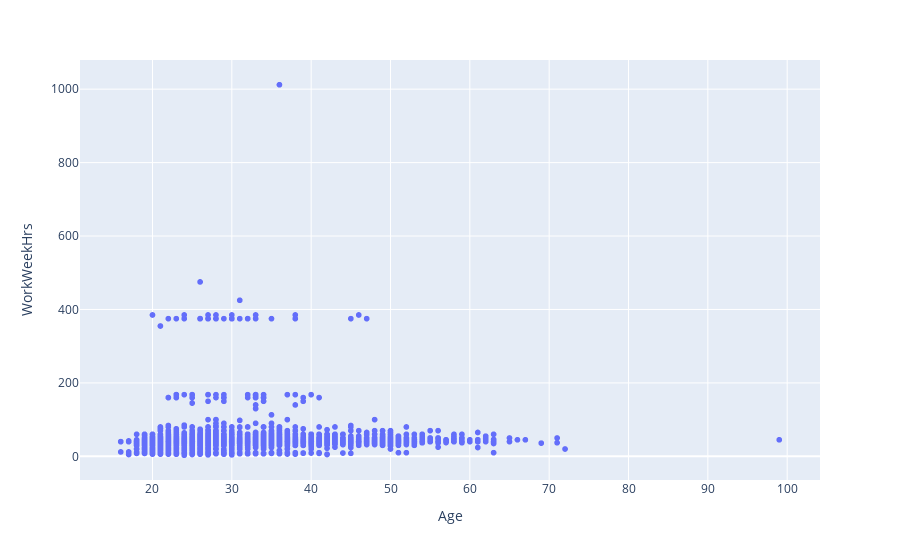

Notebook code cell kept with this figure:
### Markdown cell above
Create a scatter plot of `Age` and `WorkWeekHrs.`

### Code cell
# your code goes here
sns.scatterplot(x='Age', y='WorkWeekHrs', data = df)
#Alternatively
scatter = px.scatter(df, x='Age', y='WorkWeekHrs')
scatter.show()

### Figure 1 — Plotly figure (JSON) as saved in the notebook; plotly's stock layout.template omitted (floating-point values rounded to 4 significant figures; data arrays with more than 128 entries replaced by an {"elided": "..."} marker saying what was removed)
{"data": [{"hovertemplate": "Age=%{x}<br>WorkWeekHrs=%{y}<extra></extra>", "legendgroup": "", "marker": {"color": "#636efa", "symbol": "circle"}, "mode": "markers", "name": "", "showlegend": false, "x": {"elided": "11398 int values"}, "xaxis": "x", "y": {"elided": "11398 float values"}, "yaxis": "y", "type": "scattergl"}], "layout": {"xaxis": {"anchor": "y", "domain": [0, 1], "title": {"text": "Age"}}, "yaxis": {"anchor": "x", "domain": [0, 1], "title": {"text": "WorkWeekHrs"}}, "legend": {"tracegroupgap": 0}, "margin": {"t": 60}}}
